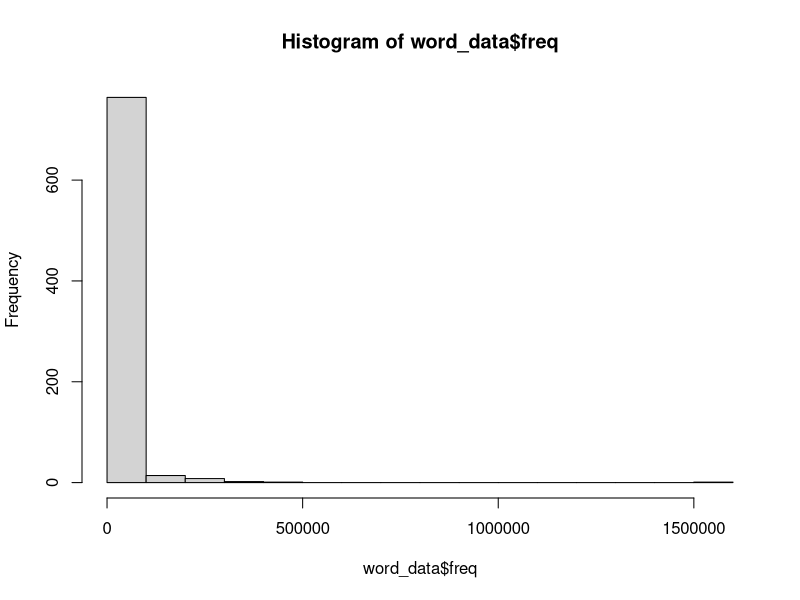
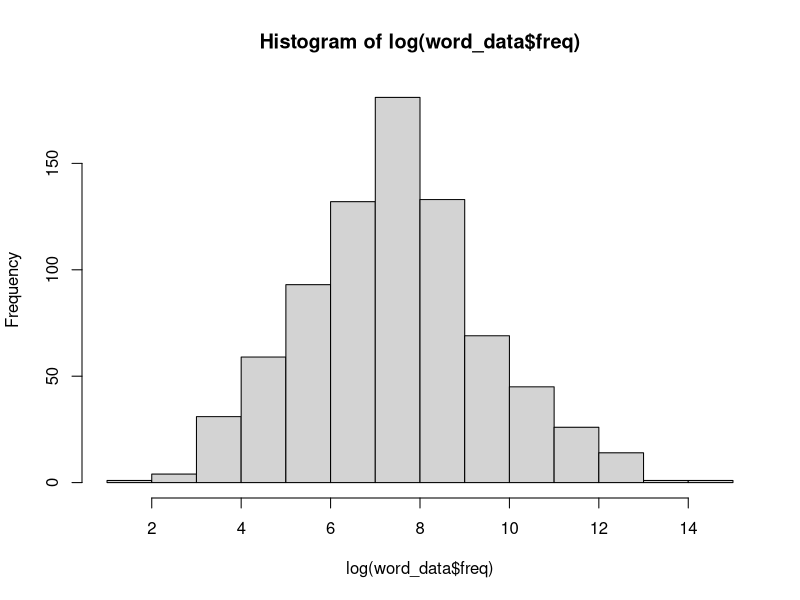
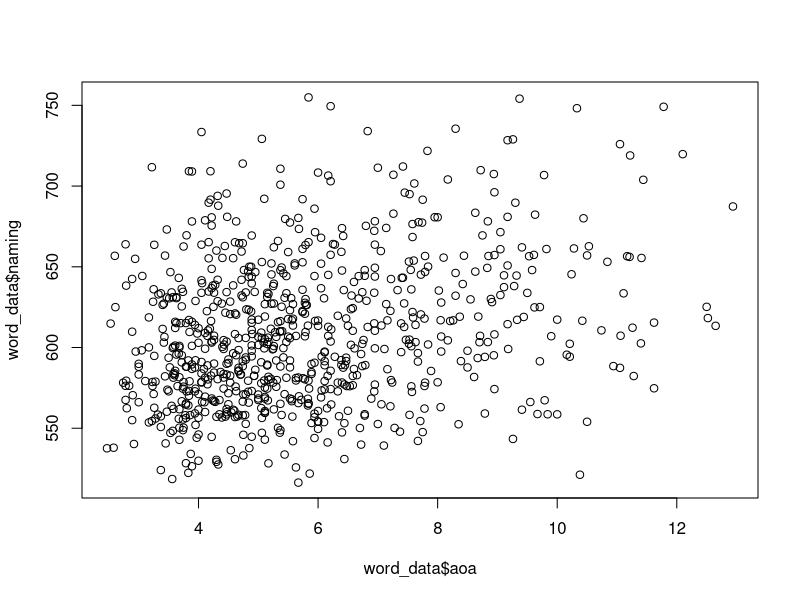

Write R code to recreate these figures, in order.
## ---- chunk 1
knitr::opts_chunk$set(echo = TRUE, warning = FALSE, message = FALSE)
require(readxl)
## ---- chunk 2
word_data = read_xlsx('./data/790_words.xlsx')
## ---- chunk 3
hist(word_data$freq)
## ---- chunk 4
hist(log(word_data$freq))
## ---- chunk 5
plot(word_data$aoa, word_data$naming)

